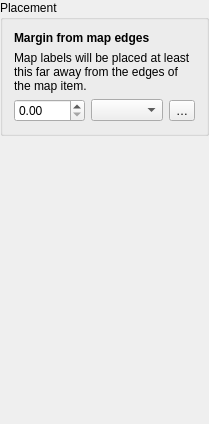
<?xml version="1.0" encoding="UTF-8"?>
<ui version="4.0">
 <class>QgsLayoutMapLabelingWidgetBase</class>
 <widget class="QWidget" name="QgsLayoutMapLabelingWidgetBase">
  <property name="geometry">
   <rect>
    <x>0</x>
    <y>0</y>
    <width>174</width>
    <height>424</height>
   </rect>
  </property>
  <property name="sizePolicy">
   <sizepolicy hsizetype="Expanding" vsizetype="Expanding">
    <horstretch>0</horstretch>
    <verstretch>0</verstretch>
   </sizepolicy>
  </property>
  <property name="windowTitle">
   <string>Map Options</string>
  </property>
  <layout class="QVBoxLayout" name="verticalLayout">
   <property name="leftMargin">
    <number>0</number>
   </property>
   <property name="topMargin">
    <number>0</number>
   </property>
   <property name="rightMargin">
    <number>0</number>
   </property>
   <property name="bottomMargin">
    <number>0</number>
   </property>
   <item>
    <widget class="QgsCollapsibleGroupBoxBasic" name="qgsCollapsibleGroupBoxBasic">
     <property name="title">
      <string>Placement</string>
     </property>
     <layout class="QGridLayout" name="gridLayout_6" columnstretch="0,0,0,0">
      <item row="1" column="0" colspan="4">
       <widget class="QLabel" name="label_10">
        <property name="text">
         <string>Map labels will be placed at least this far away from the edges of the map item.</string>
        </property>
        <property name="scaledContents">
         <bool>false</bool>
        </property>
        <property name="wordWrap">
         <bool>true</bool>
        </property>
       </widget>
      </item>
      <item row="2" column="2">
       <widget class="QgsLayoutUnitsComboBox" name="mLabelBoundaryUnitsCombo"/>
      </item>
      <item row="2" column="0" colspan="2">
       <widget class="QgsDoubleSpinBox" name="mLabelBoundarySpinBox">
        <property name="prefix">
         <string/>
        </property>
        <property name="minimum">
         <double>0.000000000000000</double>
        </property>
        <property name="maximum">
         <double>9999.000000000000000</double>
        </property>
        <property name="value">
         <double>0.000000000000000</double>
        </property>
        <property name="showClearButton" stdset="0">
         <bool>false</bool>
        </property>
       </widget>
      </item>
      <item row="0" column="0" colspan="4">
       <widget class="QLabel" name="label_8">
        <property name="text">
         <string>&lt;b&gt;Margin from map edges&lt;/b&gt;</string>
        </property>
        <property name="wordWrap">
         <bool>true</bool>
        </property>
       </widget>
      </item>
      <item row="2" column="3">
       <widget class="QgsPropertyOverrideButton" name="mLabelMarginDDBtn">
        <property name="text">
         <string>…</string>
        </property>
       </widget>
      </item>
     </layout>
    </widget>
   </item>
   <item>
    <spacer name="verticalSpacer">
     <property name="orientation">
      <enum>Qt::Vertical</enum>
     </property>
     <property name="sizeHint" stdset="0">
      <size>
       <width>20</width>
       <height>40</height>
      </size>
     </property>
    </spacer>
   </item>
  </layout>
 </widget>
 <layoutdefault spacing="6" margin="11"/>
 <customwidgets>
  <customwidget>
   <class>QgsDoubleSpinBox</class>
   <extends>QDoubleSpinBox</extends>
   <header>qgsdoublespinbox.h</header>
  </customwidget>
  <customwidget>
   <class>QgsPropertyOverrideButton</class>
   <extends>QToolButton</extends>
   <header>qgspropertyoverridebutton.h</header>
  </customwidget>
  <customwidget>
   <class>QgsCollapsibleGroupBoxBasic</class>
   <extends>QGroupBox</extends>
   <header location="global">qgscollapsiblegroupbox.h</header>
   <container>1</container>
  </customwidget>
  <customwidget>
   <class>QgsLayoutUnitsComboBox</class>
   <extends>QComboBox</extends>
   <header>qgslayoutunitscombobox.h</header>
  </customwidget>
 </customwidgets>
 <resources/>
 <connections/>
</ui>
